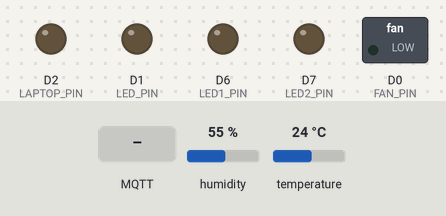
Recording of a sketch running on a simulated ESP8266 (NodeMCU). Shown: switched loads named in the sketch (green lamp = pin HIGH), output pins drawn as LEDs (lit = HIGH). The test bench sets the inputs (shaded band); at power-on: humidity 55 %, temperature 24 °C. WiFi joins after 1.5 s; servers stay silent unless stated; random numbers use the default seed unless the sketch sets one; no MQTT or app messages arrive unless stated; what the sketch prints to the serial monitor is not drawn.

Above: at 2.7 s.
2.8 s: MQTT message "on" arrives on the first subscribed topic
At 3.2 s:
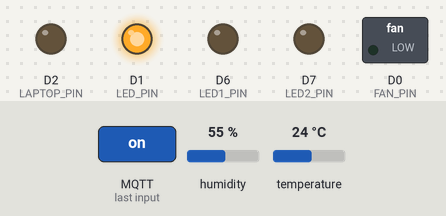
4.3 s: MQTT message "on" arrives on the second subscribed topic
At 5.5 s:
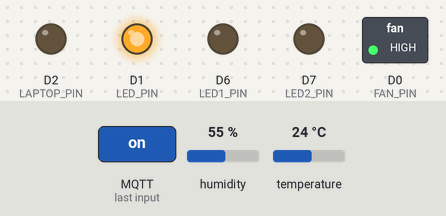
5.8 s: MQTT message "1" arrives on the first subscribed topic
At 6.7 s:
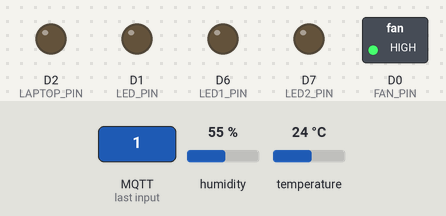
7.3 s: MQTT message "on" arrives on the third subscribed topic
At 7.9 s:
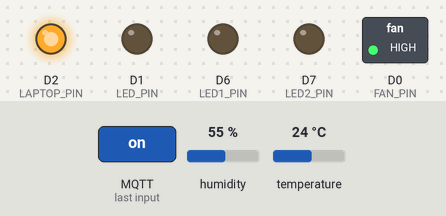
8.8 s: MQTT message "1" arrives on the second subscribed topic
At 10.0 s:
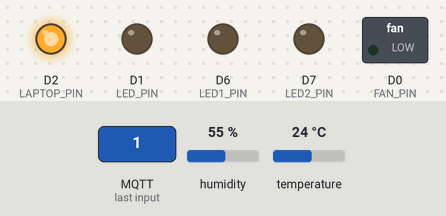
10.3 s: MQTT message "on" arrives on the first subscribed topic
At 11.4 s:
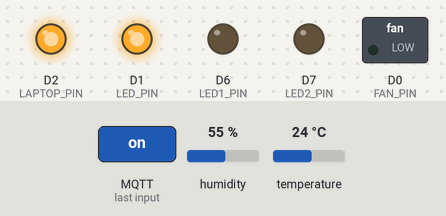
Timing chart, 0 to 12.8 s (numbered marks = the images above; inputs shaded):
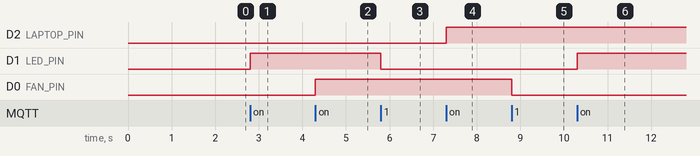

Measured:
- after the input at 2.8 s, D1 (LED_PIN): LOW → HIGH at once
- after the input at 4.3 s, D0 (FAN_PIN): LOW → HIGH at once
- after the input at 5.8 s, D1 (LED_PIN): HIGH → LOW at once
- after the input at 7.3 s, D2 (LAPTOP_PIN): LOW → HIGH at once
- after the input at 8.8 s, D0 (FAN_PIN): HIGH → LOW at once
- after the input at 10.3 s, D1 (LED_PIN): LOW → HIGH at once

The sketch:

2.ino
```cpp
#include <ESP8266WiFi.h>
#include <PubSubClient.h>
#include <DHT.h>

// Thông tin WiFi
const char* ssid = "Ko biet";
const char* password = "44444444";

// Thông tin MQTT
const char* mqtt_server = "192.168.0.104";
const char* mqtt_user = "NguyenGiaKhien";
const char* mqtt_password = "b21dccn459";

// Định nghĩa các topic MQTT
const char* mqtt_sensor_topic = "sensor/data";
// Topics cho các thiết bị thường
const char* mqtt_led_control = "device/control/led";
const char* mqtt_fan_control = "device/control/fan";
const char* mqtt_laptop_control = "device/control/laptop";
// Topics cho LED1 và LED2
const char* mqtt_led1_control = "led/control/led1";
const char* mqtt_led2_control = "led/control/led2";

// Khởi tạo các đối tượng
WiFiClient espClient;
PubSubClient client(espClient);
DHT dht(D5, DHT11);

// Định nghĩa chân GPIO cho các thiết bị
#define LED_PIN D1    // LED thường
#define FAN_PIN D0    // Quạt
#define LAPTOP_PIN D2 // Laptop
#define LED1_PIN D6   // LED1
#define LED2_PIN D7   // LED2

// Biến theo dõi thời gian
unsigned long lastMsg = 0;
const long interval = 10000; // Gửi dữ liệu mỗi 10 giây

void setup() {
  Serial.begin(115200);

  // Khởi tạo các chân output
  pinMode(LED_PIN, OUTPUT);
  pinMode(FAN_PIN, OUTPUT);
  pinMode(LAPTOP_PIN, OUTPUT);
  pinMode(LED1_PIN, OUTPUT);
  pinMode(LED2_PIN, OUTPUT);

  // Tắt tất cả thiết bị khi khởi động
  digitalWrite(LED_PIN, LOW);
  digitalWrite(FAN_PIN, LOW);
  digitalWrite(LAPTOP_PIN, LOW);
  digitalWrite(LED1_PIN, LOW);
  digitalWrite(LED2_PIN, LOW);

  // Khởi tạo các kết nối
  dht.begin();
  setup_wifi();
  client.setServer(mqtt_server, 1884);
  client.setCallback(callback);
}

void loop() {
  if (!client.connected()) {
    reconnect();
  }
  client.loop();

  // Gửi dữ liệu cảm biến định kỳ
  unsigned long now = millis();
  if (now - lastMsg > interval) {
    lastMsg = now;
    sendSensorData();
  }
}

void setup_wifi() {
  delay(10);
  Serial.println("Connecting to WiFi...");
  WiFi.begin(ssid, password);

  while (WiFi.status() != WL_CONNECTED) {
    delay(500);
    Serial.print(".");
  }

  Serial.println("\nWiFi connected");
  Serial.println("IP address: ");
  Serial.println(WiFi.localIP());
}

void reconnect() {
  while (!client.connected()) {
    Serial.print("Attempting MQTT connection...");

    if (client.connect("ESP8266Client", mqtt_user, mqtt_password)) {
      Serial.println("connected");

      // Subscribe vào tất cả các topic điều khiển
      client.subscribe(mqtt_led_control);
      client.subscribe(mqtt_fan_control);
      client.subscribe(mqtt_laptop_control);
      client.subscribe(mqtt_led1_control);
      client.subscribe(mqtt_led2_control);
    } else {
      Serial.print("failed, rc=");
      Serial.print(client.state());
      Serial.println(" retrying in 5 seconds");
      delay(5000);
    }
  }
}

void callback(char* topic, byte* payload, unsigned int length) {
  String message;
  for (int i = 0; i < length; i++) {
    message += (char)payload[i];
  }

  Serial.print("Message arrived [");
  Serial.print(topic);
  Serial.print("] ");
  Serial.println(message);

  // Xử lý điều khiển các thiết bị thường
  if (String(topic) == mqtt_led_control) {
    digitalWrite(LED_PIN, message == "on" ? HIGH : LOW);
  }
  else if (String(topic) == mqtt_fan_control) {
    digitalWrite(FAN_PIN, message == "on" ? HIGH : LOW);
  }
  else if (String(topic) == mqtt_laptop_control) {
    digitalWrite(LAPTOP_PIN, message == "on" ? HIGH : LOW);
  }
  // Xử lý điều khiển LED1 và LED2
  else if (String(topic) == mqtt_led1_control) {
    digitalWrite(LED1_PIN, message == "on" ? HIGH : LOW);
  }
  else if (String(topic) == mqtt_led2_control) {
    digitalWrite(LED2_PIN, message == "on" ? HIGH : LOW);
  }
}

void sendSensorData() {
  float humidity = dht.readHumidity();
  float temperature = dht.readTemperature();
  int lightValue = analogRead(A0);
  int dustValue = random(50, 500); // Giả lập giá trị bụi

  if (isnan(humidity) || isnan(temperature)) {
    Serial.println("Failed to read from DHT sensor!");
    return;
  }

  // Tạo chuỗi JSON
  String payload = "{";
  payload += "\"temperature\":" + String(temperature) + ",";
  payload += "\"humidity\":" + String(humidity) + ",";
  payload += "\"light\":" + String(lightValue) + ",";
  payload += "\"dust\":" + String(dustValue);
  payload += "}";

  // Gửi dữ liệu
  client.publish(mqtt_sensor_topic, payload.c_str());
  Serial.println("Sent: " + payload);
}
```
